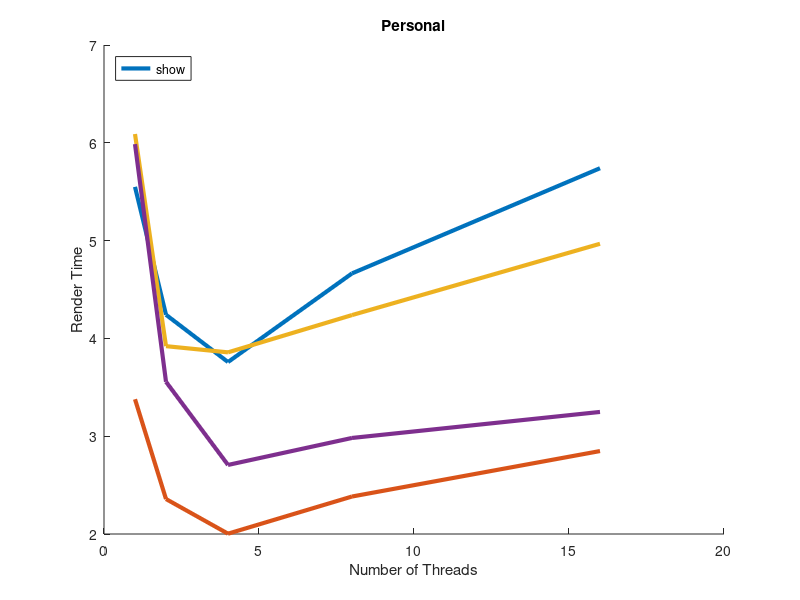

The MATLAB script that drew this image:
function personal_par1
clear all;
close all;
hold on;

x = [1 2 4 8 16];

t0 = [ 5.549393 4.241720 3.758210 4.664591 5.740013 ];
plot(x, t0, 'LineWidth', 3, 'DisplayName', 'models/war.obj 3840x2160');
t1 = [ 3.378031 2.357606 2.003175 2.383242 2.848137 ];
plot(x, t1, 'LineWidth', 3, 'DisplayName', 'models/dragon.obj 3840x2160');
t2 = [ 6.089844 3.920708 3.857329 4.238410 4.967425 ];
plot(x, t2, 'LineWidth', 3, 'DisplayName', 'models/blackdragon.obj 3840x2160');
t3 = [ 5.986538 3.556314 2.706121 2.982083 3.248050 ];
plot(x, t3, 'LineWidth', 3, 'DisplayName', 'models/ironman.obj 3840x2160');

title('Personal');
xlabel('Number of Threads');
ylabel('Render Time');
legend('show', 'Location', 'NorthWest');
